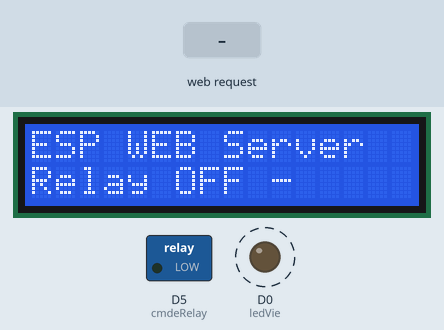
A sketch run on a simulated ESP8266 (NodeMCU). Shown: 16×2 character LCD, switched loads named in the sketch (green lamp = pin HIGH), output pins drawn as LEDs (lit = HIGH). Dashed ring = blinking. The test bench sets the inputs (shaded band). WiFi joins after 1.5 s; servers stay silent unless stated; what the sketch prints to the serial monitor is not drawn.

Above: at 2.87 s.
2.9 s: HTTP request GET /?RLY=1 received
At 3.13 s:
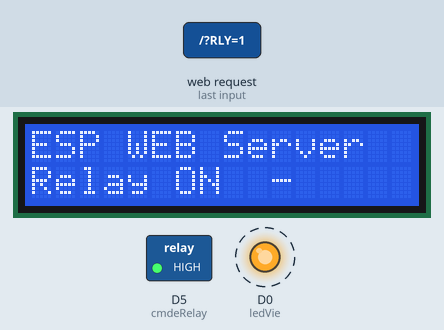
4.5 s: HTTP request GET /?RLY=0 received
At 4.74 s:
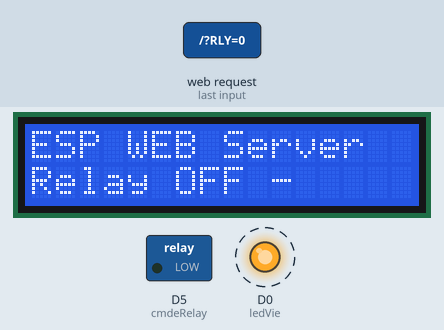
6.2 s: HTTP request GET /?RLY=1&RFR=1 received
At 6.46 s:
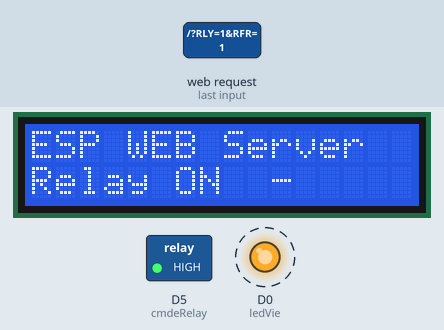
Timing chart, 0 to 13.9 s (numbered marks = the images above; inputs shaded):
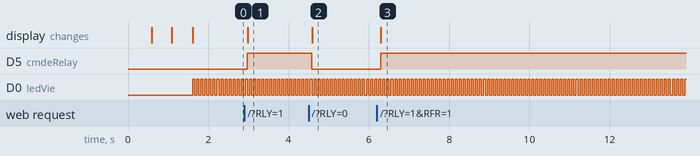

The sketch:

webServerPostMethodQ2.ino
```cpp
// Use POST Method on applying ON or OFF button


#include <ESP8266WiFi.h>
#include <WiFiClient.h>
#include <ESP8266WebServer.h>
#include <ESP8266mDNS.h>
#include <Wire.h>
#include <LiquidCrystal_I2C.h>

#define ledVie D0
#define cmdeRelay D5

#ifndef STASSID
#define STASSID "tp5&6"
#define STAPSK  "geii2021"
#endif

const char* ssid = STASSID;
const char* password = STAPSK;
bool stateRelay;


ESP8266WebServer server(80);            //web server declaration
LiquidCrystal_I2C lcd(0x3F, 16, 2);

////////////////////////////// Generate the HTML page ///////////////////////////
String getPage() {
  String page = "<html>";                  //<meta http-equiv='refresh' content='10'/>
  page += "<title>ESP8266 Post Method Q1</title>";
  page += "<style> body { background-color: #fffff; font-family: Arial, Helvetica, Sans-Serif; Color: #008800; }</style>";
  page += "</head><body><center><h1>ESP8266 Post Method</h1>";
  page += "<h2>The relay state is: ";
  if (stateRelay == HIGH)
    page += "ON";
  else
    page += "OFF";
  page += "</h2>";
  page += "<form action='/' method='POST'>";
  page += "<button type='button submit' name='RFR' value='1'>Refresh</button>";
  page += "</form>";
  page += "<h3>Relay command</h3>";
  page += "<form action='/' method='POST'>";
  page += "<button type='button submit' name='RLY' value='1'>ON</button>     ";
  page += "<button type='button submit' name='RLY' value='0'>OFF</button>";
  page += "</form></center></body></html>";
  return page;
}

///////////////////////////// Handle the HTTP request //////////////////////////
void handleRoot() {
  String postValue;
  String refresh;
  if ( server.hasArg("RLY") == true) {
    postValue = server.arg("RLY");
    if ( postValue == String("1") ) {
      stateRelay = HIGH;
      digitalWrite(cmdeRelay, stateRelay);
      lcd.setCursor(0, 1);
      lcd.print("Relay ON ");
      server.send ( 200, "text/html", getPage() );
    } else if ( postValue == String("0")) {
      stateRelay = LOW;
      digitalWrite(cmdeRelay, stateRelay);
      lcd.setCursor(0, 1);
      lcd.print("Relay OFF");
      server.send ( 200, "text/html", getPage() );
    }

  } else {
    if ( server.hasArg("RFR") == true) {
      refresh = server.arg("RFR");
      if ( refresh == String("1") ) {
        refresh = String("0");
        server.send ( 200, "text/html", getPage() );
      }
    }
    else server.send ( 200, "text/html", getPage() );

  }
}

/////////////////////////////////// Error 404 //////////////////////////////////
void handleNotFound() {
  String message = "<html> <body> <H1> <center> <BR> <BR> Error 404, File Not Found on this server</center> </H1> </body> </html>";
  server.send(404, "text/html", message);
}

//////////////////////////////// setup ////////////////////////////////////////
void setup(void) {
  //--------------------------- GPIO LCD SERIAL ------------------------------
  pinMode(ledVie, OUTPUT);  // Initialize the LED_BUILTIN pin as an output
  pinMode(cmdeRelay, OUTPUT);
  lcd.begin();
  lcd.backlight();
  Serial.begin(115200);
  lcd.setCursor(0, 0);
  lcd.print("Try to connect");
  lcd.setCursor(0, 1);
  lcd.print(STASSID);

  //----------------------- WIFI connexion -----------------------------------
  WiFi.mode(WIFI_STA);
  WiFi.begin(ssid, password);
  Serial.println("");

  int i = 0;
  // Wait for connection
  while (WiFi.status() != WL_CONNECTED) {
    delay(500);
    Serial.print(".");
    lcd.setCursor(10, 1);

    switch (i % 3) {
      case 0: lcd.print("|"); break;
      case 1: lcd.print("/"); break;
      case 2: lcd.print("-");
    }
    i++;
  }
  Serial.println("");
  Serial.print("Connected to ");
  Serial.println(ssid);
  Serial.print("IP address: ");
  Serial.println(WiFi.localIP());

  if (MDNS.begin("luem")) {
    Serial.println("MDNS responder started");
  }
  //--------------------- server configuratiuon -------------------------------
  server.on("/", handleRoot);
  server.onNotFound(handleNotFound);
  server.begin();
  Serial.println("HTTP server started");

  //------------------- Relay init ----------------------------------------
  stateRelay = LOW;
  digitalWrite(cmdeRelay, LOW);
  lcd.setCursor(0, 0);
  lcd.print("ESP WEB Server");
  lcd.setCursor(0, 1);
  lcd.print("Relay OFF");
}

//////////////////////////// loop ///////////////////////////////////////
void loop(void) {
  digitalWrite(ledVie, HIGH);
  delay(50);
  server.handleClient();
  MDNS.update();
  digitalWrite(ledVie, LOW);
  delay(50);
}
```

Measured:
- after the input at 2.9 s, D5 (cmdeRelay): LOW → HIGH after 0.07 s; the display: changes after 0.08 s (image 1)
- after the input at 4.5 s, D5 (cmdeRelay): HIGH → LOW after 0.08 s; the display: changes after 0.09 s (image 2)
- after the input at 6.2 s, D5 (cmdeRelay): LOW → HIGH after 0.09 s; the display: changes after 0.10 s (image 3)
- by itself, D0 (ledVie): alternates HIGH for 0.05 s and LOW for 0.05 s
